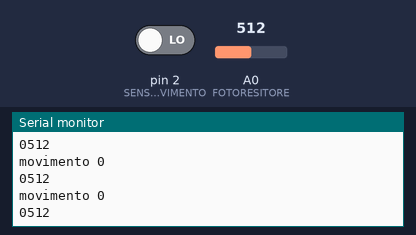
The sketch below on a simulated Arduino Uno, built with avr-gcc and run on an emulated ATmega328P. Parts: the last lines printed to the serial monitor. The inputs (shaded band) are chosen by the test bench; at power-on: A0 (FOTORESITORE) = 512, pin 2 (SENSOREMOVIMENTO) LOW.

Above: at 2.7 s.
2.8 s: A0 (FOTORESITORE) set to 111
At 2.89 s:
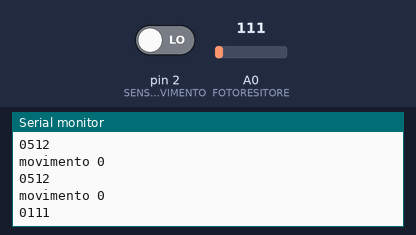
5.8 s: A0 (FOTORESITORE) set to 94
At 5.81 s:
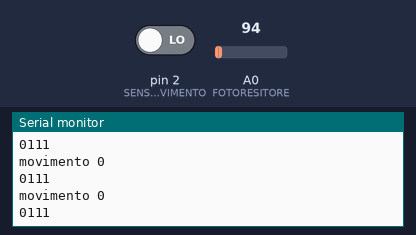
Timing chart, 0 to 8.8 s (numbered marks = the images above; inputs shaded):
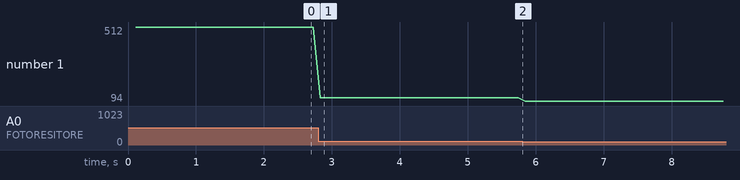

The sketch:

arduino.ino
```cpp
#include "IRremote.h"
#include <SoftwareSerial.h>
IRsend irsend; //pin 3
int freq_ir = 38;

int FOTORESITORE= A0;

int SENSOREMOVIMENTO=2;

int rxWIFI=8;
int txWIFI=9;
SoftwareSerial esp8266(rxWIFI, txWIFI);

unsigned int accendi[67] = {9200,4400, 600,500, 600,550, 550,600, 550,550, 600,500, 600,550, 600,500, 650,500, 550,1700, 600,1650, 550,1650, 550,1700, 600,1650, 550,1650, 550,1700, 650,1600, 600,500, 600,550, 550,550, 600,500, 650,500, 550,600, 550,1650, 550,600, 550,1650, 550,1700, 600,1650, 600,1600, 600,1650, 600,1650, 600,500, 650,1600, 600};
unsigned int piu[67] = {9200,4400, 600,500, 650,500, 550,600, 600,500, 600,550, 550,550, 600,550, 600,500, 550,1700, 600,1650, 600,1650, 550,1650, 650,1600, 600,1650, 550,1700, 600,1650, 550,550, 600,550, 550,1650, 600,1650, 600,1650, 550,600, 550,1650, 550,600, 600,1600, 600,1650, 600,550, 550,550, 600,550, 600,1650, 600,500, 600,1650, 600};
unsigned int meno[67] = {9150,4400, 600,550, 600,500, 550,600, 550,550, 600,550, 550,550, 600,500, 650,500, 550,1700, 600,1650, 550,1650, 550,1700, 600,1650, 550,1650, 550,1700, 600,1650, 550,1650, 550,600, 550,1650, 550,1700, 600,1650, 600,500, 600,1650, 600,500, 600,550, 550,1650, 600,550, 550,550, 600,550, 600,1650, 550,550, 600,1650, 550};
unsigned int verde[67] ={9100,4450, 550,550, 600,500, 600,550, 600,500, 600,550, 550,600, 550,550, 600,500, 550,1700, 600,1650, 600,1650, 550,1650, 600,1650, 600,1650, 550,1650, 600,1650, 600,1650, 550,550, 600,550, 600,1650, 550,1650, 550,600, 550,1650, 550,600, 600,500, 600,1650, 600,1650, 550,550, 600,500, 600,1650, 600,550, 600,1600, 600};
unsigned int rosso[67] ={9200,4400, 600,550, 600,500, 550,600, 600,500, 650,500, 550,600, 600,500, 600,550, 550,1700, 600,1650, 550,1650, 550,1700, 600,1650, 600,1650, 550,1650, 600,1650, 600,550, 600,500, 550,600, 600,1600, 600,1650, 600,550, 550,1700, 600,500, 550,1700, 600,1650, 600,1600, 600,550, 600,500, 650,1650, 550,550, 600,1650, 600};
unsigned int blu[67] = {9100,4400, 600,500, 650,500, 550,600, 550,550, 600,500, 550,600, 600,500, 600,550, 550,1650, 650,1650, 550,1650, 550,1700, 600,1650, 550,1650, 550,1700, 600,1650, 550,1650, 550,600, 550,1650, 550,600, 600,500, 600,550, 550,1650, 600,550, 550,550, 600,1650, 550,600, 550,1650, 550,1700, 600,1600, 600,550, 600,1600, 600};
unsigned int bianco[67] = {9200,4400, 600,550, 600,500, 600,550, 600,500, 600,550, 550,550, 600,550, 600,500, 550,1700, 600,1650, 600,1600, 600,1650, 600,1650, 600,1650, 550,1650, 600,1650, 600,500, 650,500, 550,1700, 600,500, 550,600, 600,500, 600,1650, 600,550, 600,1650, 550,1650, 550,600, 550,1650, 550,1700, 600,1650, 600,500, 600,1650, 600};  // Protocol=NEC Data=0xFF22DD

boolean eStataSpentaLuce=false;
boolean autoAccensione=false;

boolean movimento=false;

int cmd;

void setup() {
  Serial.begin(9600);
  esp8266.begin(115200);
  Serial.print("SETUP");
}

void loop() {

   controllaLuce();
   if(controllaMovimento()){
      if(!movimento){
        if(!autoAccensione && !eStataSpentaLuce && luceSpenta()){
        irsend.sendRaw(accendi, 67, freq_ir);
        autoAccensione=true;
         Serial.println("accendo sto coso");
        delay(1000);
        movimento=true;

      }
     }
   }
   else{
    if(movimento)
      movimento=false;
   }
   leggiServer();
}

void leggiServer(){
   Serial.print(esp8266.available());
  while (esp8266.available() > 0) {
    //inserisco il valore ricevuto nella variabile cmd
     Serial.print("accessibile");
    cmd = esp8266.read();
    Serial.print("letto");
    //controlla il comando ricevuto e accendi e spegni l'uscita corrispondente
    if(cmd == '1'){
       irsend.sendRaw(accendi, 67, freq_ir);
       Serial.print("accendo");
       delay(1000);
    } else if(cmd == '2'){
      irsend.sendRaw(accendi, 67, freq_ir);
      delay(1000);
    }
    else if(cmd == '3'){
      irsend.sendRaw(piu, 67, freq_ir);
      delay(1000);
    }
     else if(cmd == '4'){
      irsend.sendRaw(meno, 67, freq_ir);
      delay(1000);
    }
     else if(cmd == '5'){
      irsend.sendRaw(rosso, 67, freq_ir);
      delay(1000);
    }
     else if(cmd == '6'){
      irsend.sendRaw(blu, 67, freq_ir);
      delay(1000);
    }
     else if(cmd == '7'){
      irsend.sendRaw(verde, 67, freq_ir);
      delay(1000);
    }
    else if(cmd == '8'){
      irsend.sendRaw(bianco, 67, freq_ir);
      delay(1000);
    }


    }
}

boolean controllaMovimento(){
  Serial.print("movimento ");
  Serial.println(digitalRead(SENSOREMOVIMENTO));
  if(digitalRead(SENSOREMOVIMENTO) == HIGH){
    digitalWrite(SENSOREMOVIMENTO,LOW);
    return true;
  }
  else
    return false;
}
void controllaLuce(){
  Serial.println(analogRead(FOTORESITORE));
  delay(100);
  if(autoAccensione){
    if(eStataSpentaLuce){ //caso in cui si è accesa da sola, l'ho spenta o ora ho riacceso una luce
      if(analogRead(FOTORESITORE)>20){
        eStataSpentaLuce=false;
        autoAccensione=false;
        Serial.println("caso in cui si è accesa da sola, l'ho spenta o ora ho riacceso una luce");
      }
    }
    else{
      if(analogRead(FOTORESITORE)<20){
        eStataSpentaLuce=true;
        Serial.println("è stata spenta la luce");
      }
    }
  }
}
boolean luceSpenta(){
  if(analogRead(FOTORESITORE)<20){
    return true;
  }
  return false;
}
```

Measured:
- after the input at 2.8 s, the serial monitor: prints a new line at once (image 1)
- plotted number 1: 512 → 111 after the input at 2.8 s, 111 → 94 after the input at 5.8 s
